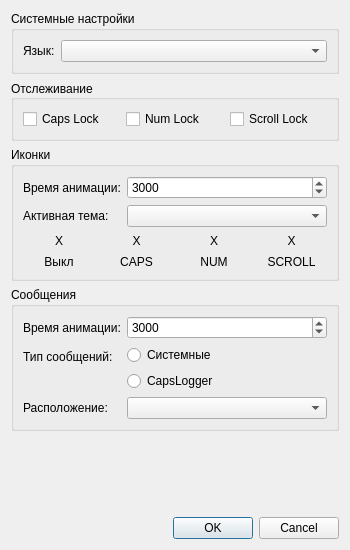
<?xml version="1.0" encoding="UTF-8"?>
<ui version="4.0">
 <class>SettingsWidget</class>
 <widget class="QDialog" name="SettingsWidget">
  <property name="geometry">
   <rect>
    <x>0</x>
    <y>0</y>
    <width>350</width>
    <height>550</height>
   </rect>
  </property>
  <property name="sizePolicy">
   <sizepolicy hsizetype="Fixed" vsizetype="Fixed">
    <horstretch>0</horstretch>
    <verstretch>0</verstretch>
   </sizepolicy>
  </property>
  <property name="minimumSize">
   <size>
    <width>350</width>
    <height>550</height>
   </size>
  </property>
  <property name="maximumSize">
   <size>
    <width>350</width>
    <height>550</height>
   </size>
  </property>
  <property name="baseSize">
   <size>
    <width>350</width>
    <height>550</height>
   </size>
  </property>
  <property name="windowTitle">
   <string>Dialog</string>
  </property>
  <layout class="QVBoxLayout" name="verticalLayout_2">
   <item>
    <widget class="QGroupBox" name="systemGroupBox">
     <property name="title">
      <string>Системные настройки</string>
     </property>
     <layout class="QVBoxLayout" name="verticalLayout_4">
      <item>
       <layout class="QFormLayout" name="langLayout">
        <item row="0" column="0">
         <widget class="QLabel" name="appLanguageLbl">
          <property name="text">
           <string>Язык:</string>
          </property>
         </widget>
        </item>
        <item row="0" column="1">
         <widget class="QComboBox" name="appLanguage">
          <property name="toolTip">
           <string>Язык приложения</string>
          </property>
          <property name="whatsThis">
           <string>Язык приложения</string>
          </property>
         </widget>
        </item>
       </layout>
      </item>
     </layout>
    </widget>
   </item>
   <item>
    <widget class="QGroupBox" name="trackingGroupBox">
     <property name="title">
      <string>Отслеживание</string>
     </property>
     <property name="alignment">
      <set>Qt::AlignLeading|Qt::AlignLeft|Qt::AlignVCenter</set>
     </property>
     <layout class="QVBoxLayout" name="verticalLayout_5">
      <item>
       <layout class="QGridLayout" name="trackingLayout">
        <item row="0" column="0">
         <widget class="QCheckBox" name="capsCheckBox">
          <property name="toolTip">
           <string>Отобржать или нет события кнопки Caps Lock</string>
          </property>
          <property name="whatsThis">
           <string>Отобржать или нет события кнопки Caps Lock</string>
          </property>
          <property name="text">
           <string notr="true">Caps Lock</string>
          </property>
         </widget>
        </item>
        <item row="0" column="1">
         <widget class="QCheckBox" name="numCheckBox">
          <property name="toolTip">
           <string>Отобржать или нет события кнопки Num Lock</string>
          </property>
          <property name="whatsThis">
           <string>Отобржать или нет события кнопки Num Lock</string>
          </property>
          <property name="text">
           <string notr="true">Num Lock</string>
          </property>
         </widget>
        </item>
        <item row="0" column="2">
         <widget class="QCheckBox" name="scrollCheckBox">
          <property name="toolTip">
           <string>Отобржать или нет события кнопки Scroll Lock</string>
          </property>
          <property name="whatsThis">
           <string>Отобржать или нет события кнопки Scroll Lock</string>
          </property>
          <property name="text">
           <string notr="true">Scroll Lock</string>
          </property>
         </widget>
        </item>
       </layout>
      </item>
     </layout>
    </widget>
   </item>
   <item>
    <widget class="QGroupBox" name="iconsGroupBox">
     <property name="title">
      <string>Иконки</string>
     </property>
     <layout class="QVBoxLayout" name="verticalLayout">
      <item>
       <layout class="QFormLayout" name="iconsLayout">
        <item row="1" column="1">
         <widget class="QComboBox" name="iconTheme">
          <property name="toolTip">
           <string>Вид отображаемых в трее иконок</string>
          </property>
          <property name="whatsThis">
           <string>Вид отображаемых в трее иконок</string>
          </property>
         </widget>
        </item>
        <item row="0" column="0">
         <widget class="QLabel" name="iconTimeLabel">
          <property name="text">
           <string>Время анимации:</string>
          </property>
         </widget>
        </item>
        <item row="1" column="0">
         <widget class="QLabel" name="iconThemeLabel">
          <property name="text">
           <string>Активная тема:</string>
          </property>
         </widget>
        </item>
        <item row="0" column="1">
         <widget class="QSpinBox" name="iconTimeSpinBox">
          <property name="toolTip">
           <string>Время смены иконки при нескольких включенных состояниях</string>
          </property>
          <property name="whatsThis">
           <string>Время смены иконки при нескольких включенных состояниях</string>
          </property>
          <property name="maximum">
           <number>600000</number>
          </property>
          <property name="singleStep">
           <number>500</number>
          </property>
          <property name="value">
           <number>3000</number>
          </property>
         </widget>
        </item>
       </layout>
      </item>
      <item>
       <layout class="QGridLayout" name="themePreviewLayout">
        <item row="1" column="0">
         <widget class="QLabel" name="allOffLabel">
          <property name="text">
           <string>Выкл</string>
          </property>
          <property name="alignment">
           <set>Qt::AlignCenter</set>
          </property>
         </widget>
        </item>
        <item row="0" column="0">
         <widget class="QLabel" name="allOffIconLbl">
          <property name="minimumSize">
           <size>
            <width>0</width>
            <height>16</height>
           </size>
          </property>
          <property name="maximumSize">
           <size>
            <width>16777215</width>
            <height>16</height>
           </size>
          </property>
          <property name="text">
           <string notr="true">X</string>
          </property>
          <property name="alignment">
           <set>Qt::AlignCenter</set>
          </property>
         </widget>
        </item>
        <item row="0" column="1">
         <widget class="QLabel" name="capsIconLbl">
          <property name="minimumSize">
           <size>
            <width>0</width>
            <height>16</height>
           </size>
          </property>
          <property name="maximumSize">
           <size>
            <width>16777215</width>
            <height>16</height>
           </size>
          </property>
          <property name="text">
           <string notr="true">X</string>
          </property>
          <property name="alignment">
           <set>Qt::AlignCenter</set>
          </property>
         </widget>
        </item>
        <item row="1" column="1">
         <widget class="QLabel" name="capsLabel">
          <property name="text">
           <string>CAPS</string>
          </property>
          <property name="alignment">
           <set>Qt::AlignCenter</set>
          </property>
         </widget>
        </item>
        <item row="0" column="2">
         <widget class="QLabel" name="numIconLbl">
          <property name="minimumSize">
           <size>
            <width>0</width>
            <height>16</height>
           </size>
          </property>
          <property name="maximumSize">
           <size>
            <width>16777215</width>
            <height>16</height>
           </size>
          </property>
          <property name="text">
           <string notr="true">X</string>
          </property>
          <property name="alignment">
           <set>Qt::AlignCenter</set>
          </property>
         </widget>
        </item>
        <item row="0" column="3">
         <widget class="QLabel" name="scrollIconLbl">
          <property name="minimumSize">
           <size>
            <width>0</width>
            <height>16</height>
           </size>
          </property>
          <property name="maximumSize">
           <size>
            <width>16777215</width>
            <height>16</height>
           </size>
          </property>
          <property name="text">
           <string notr="true">X</string>
          </property>
          <property name="alignment">
           <set>Qt::AlignCenter</set>
          </property>
         </widget>
        </item>
        <item row="1" column="3">
         <widget class="QLabel" name="scrollLabel">
          <property name="text">
           <string>SCROLL</string>
          </property>
          <property name="alignment">
           <set>Qt::AlignCenter</set>
          </property>
         </widget>
        </item>
        <item row="1" column="2">
         <widget class="QLabel" name="numLabel">
          <property name="text">
           <string>NUM</string>
          </property>
          <property name="alignment">
           <set>Qt::AlignCenter</set>
          </property>
         </widget>
        </item>
       </layout>
      </item>
     </layout>
    </widget>
   </item>
   <item>
    <widget class="QGroupBox" name="messagesGroupBox">
     <property name="title">
      <string>Сообщения</string>
     </property>
     <layout class="QVBoxLayout" name="verticalLayout_3">
      <item>
       <layout class="QFormLayout" name="messagesLayout">
        <item row="0" column="0">
         <widget class="QLabel" name="msgTimeLabel">
          <property name="text">
           <string>Время анимации:</string>
          </property>
         </widget>
        </item>
        <item row="0" column="1">
         <widget class="QSpinBox" name="msgTimeSpinBox">
          <property name="toolTip">
           <string>Время отображения информационного сообщения</string>
          </property>
          <property name="whatsThis">
           <string>Время отображения информационного сообщения</string>
          </property>
          <property name="maximum">
           <number>600000</number>
          </property>
          <property name="singleStep">
           <number>500</number>
          </property>
          <property name="value">
           <number>3000</number>
          </property>
         </widget>
        </item>
        <item row="1" column="0">
         <widget class="QLabel" name="msgTypeLabel">
          <property name="text">
           <string>Тип сообщений:</string>
          </property>
          <property name="alignment">
           <set>Qt::AlignLeading|Qt::AlignLeft|Qt::AlignVCenter</set>
          </property>
         </widget>
        </item>
        <item row="1" column="1">
         <layout class="QVBoxLayout" name="radioBtnLayout">
          <item>
           <widget class="QRadioButton" name="systemRadioButton">
            <property name="toolTip">
             <string>Отображение сообщений встроенными функциями ОС</string>
            </property>
            <property name="whatsThis">
             <string>Отображение сообщений встроенными функциями ОС</string>
            </property>
            <property name="text">
             <string>Системные</string>
            </property>
           </widget>
          </item>
          <item>
           <widget class="QRadioButton" name="customRadioButton">
            <property name="toolTip">
             <string>Разработанные для приложения всплывающие сообщения с возможностью смены места их отображения</string>
            </property>
            <property name="whatsThis">
             <string>Разработанные для приложения всплывающие сообщения с возможностью смены места их отображения</string>
            </property>
            <property name="text">
             <string>CapsLogger</string>
            </property>
           </widget>
          </item>
         </layout>
        </item>
        <item row="2" column="1">
         <widget class="QComboBox" name="msgLocation">
          <property name="toolTip">
           <string>Место показа сообщения на экране</string>
          </property>
          <property name="whatsThis">
           <string>Место показа сообщения на экране</string>
          </property>
         </widget>
        </item>
        <item row="2" column="0">
         <widget class="QLabel" name="msgLocationLabel">
          <property name="text">
           <string>Расположение:</string>
          </property>
         </widget>
        </item>
       </layout>
      </item>
     </layout>
    </widget>
   </item>
   <item>
    <spacer name="verticalSpacer">
     <property name="orientation">
      <enum>Qt::Vertical</enum>
     </property>
     <property name="sizeHint" stdset="0">
      <size>
       <width>20</width>
       <height>10</height>
      </size>
     </property>
    </spacer>
   </item>
   <item>
    <widget class="QDialogButtonBox" name="buttonBox">
     <property name="standardButtons">
      <set>QDialogButtonBox::Cancel|QDialogButtonBox::Ok</set>
     </property>
    </widget>
   </item>
  </layout>
 </widget>
 <resources/>
 <connections/>
</ui>
